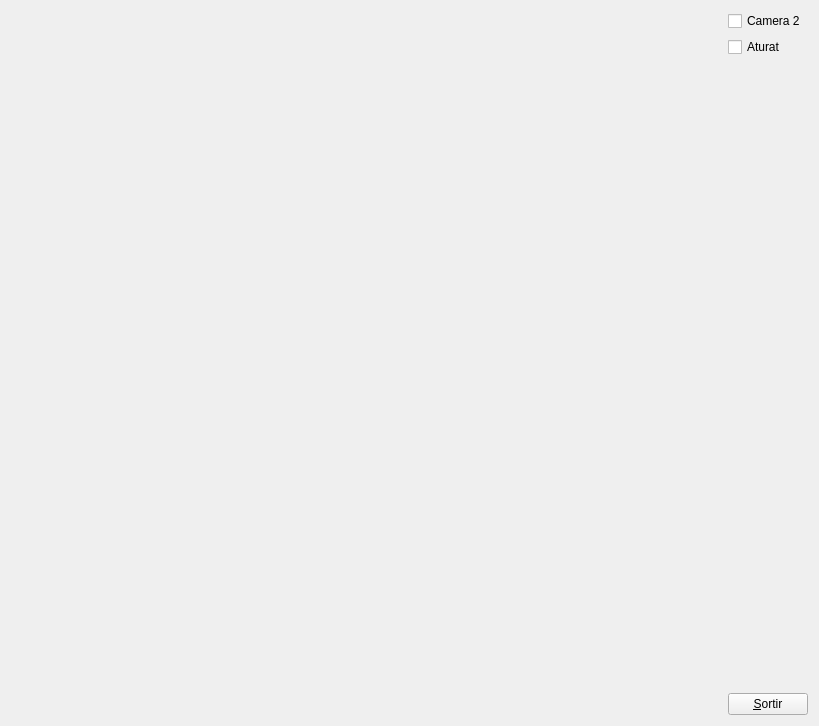
<?xml version="1.0" encoding="UTF-8"?>
<ui version="4.0">
 <class>MyForm</class>
 <widget class="QWidget" name="MyForm">
  <property name="geometry">
   <rect>
    <x>0</x>
    <y>0</y>
    <width>819</width>
    <height>726</height>
   </rect>
  </property>
  <property name="windowTitle">
   <string>IDI-Lab</string>
  </property>
  <layout class="QHBoxLayout" name="horizontalLayout">
   <item>
    <widget class="MyGLWidget" name="widget" native="true">
     <property name="sizePolicy">
      <sizepolicy hsizetype="Expanding" vsizetype="Expanding">
       <horstretch>0</horstretch>
       <verstretch>0</verstretch>
      </sizepolicy>
     </property>
     <property name="minimumSize">
      <size>
       <width>50</width>
       <height>50</height>
      </size>
     </property>
    </widget>
   </item>
   <item>
    <layout class="QVBoxLayout" name="verticalLayout">
     <item>
      <widget class="QCheckBox" name="checkBox">
       <property name="text">
        <string>Camera 2</string>
       </property>
      </widget>
     </item>
     <item>
      <widget class="QCheckBox" name="checkBox_2">
       <property name="text">
        <string>Aturat</string>
       </property>
      </widget>
     </item>
     <item>
      <spacer name="verticalSpacer">
       <property name="orientation">
        <enum>Qt::Vertical</enum>
       </property>
       <property name="sizeHint" stdset="0">
        <size>
         <width>20</width>
         <height>40</height>
        </size>
       </property>
      </spacer>
     </item>
     <item>
      <widget class="QPushButton" name="pushButton">
       <property name="sizePolicy">
        <sizepolicy hsizetype="Fixed" vsizetype="Fixed">
         <horstretch>0</horstretch>
         <verstretch>0</verstretch>
        </sizepolicy>
       </property>
       <property name="text">
        <string>&amp;Sortir</string>
       </property>
      </widget>
     </item>
    </layout>
   </item>
  </layout>
 </widget>
 <customwidgets>
  <customwidget>
   <class>MyGLWidget</class>
   <extends>QWidget</extends>
   <header>MyGLWidget.h</header>
   <container>1</container>
   <slots>
    <signal>cam2(bool)</signal>
    <signal>changeMoveSig(bool)</signal>
    <slot>Camera2()</slot>
    <slot>changeMove()</slot>
   </slots>
  </customwidget>
 </customwidgets>
 <resources/>
 <connections>
  <connection>
   <sender>pushButton</sender>
   <signal>clicked()</signal>
   <receiver>MyForm</receiver>
   <slot>close()</slot>
   <hints>
    <hint type="sourcelabel">
     <x>799</x>
     <y>715</y>
    </hint>
    <hint type="destinationlabel">
     <x>839</x>
     <y>529</y>
    </hint>
   </hints>
  </connection>
  <connection>
   <sender>checkBox</sender>
   <signal>clicked()</signal>
   <receiver>widget</receiver>
   <slot>Camera2()</slot>
   <hints>
    <hint type="sourcelabel">
     <x>774</x>
     <y>28</y>
    </hint>
    <hint type="destinationlabel">
     <x>650</x>
     <y>160</y>
    </hint>
   </hints>
  </connection>
  <connection>
   <sender>widget</sender>
   <signal>cam2(bool)</signal>
   <receiver>checkBox</receiver>
   <slot>setChecked(bool)</slot>
   <hints>
    <hint type="sourcelabel">
     <x>652</x>
     <y>83</y>
    </hint>
    <hint type="destinationlabel">
     <x>753</x>
     <y>26</y>
    </hint>
   </hints>
  </connection>
  <connection>
   <sender>checkBox_2</sender>
   <signal>clicked()</signal>
   <receiver>widget</receiver>
   <slot>changeMove()</slot>
   <hints>
    <hint type="sourcelabel">
     <x>767</x>
     <y>60</y>
    </hint>
    <hint type="destinationlabel">
     <x>641</x>
     <y>351</y>
    </hint>
   </hints>
  </connection>
  <connection>
   <sender>widget</sender>
   <signal>changeMoveSig(bool)</signal>
   <receiver>checkBox_2</receiver>
   <slot>setChecked(bool)</slot>
   <hints>
    <hint type="sourcelabel">
     <x>606</x>
     <y>286</y>
    </hint>
    <hint type="destinationlabel">
     <x>751</x>
     <y>59</y>
    </hint>
   </hints>
  </connection>
 </connections>
</ui>
